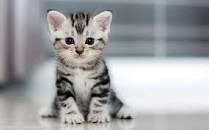
#> input picture photos/cat.jpg, 209 x 130 px
$ python basic.py
#> lines starting #> are read from the running program, lines starting #| are printed output that depends on the picture; after the words box and inside, x2 and y2 are one past the last pixel; in counts of white or black regions, pixels touching at a corner belong together
import cv2 as cv
from cv2 import erode
from cv2 import INTER_CUBIC
from numpy import ediff1d
img = cv.imread('photos/cat.jpg')
#> img is the input picture: shape (130, 209, 3); mean B, G, R 163, 161.3, 160.6
cv.imshow('cat',img)
#converting to grayscale
gray = cv.cvtColor(img, cv.COLOR_BGR2GRAY)
cv.imshow('gay',gray)

#blur
blur = cv.GaussianBlur(img, (3,3), cv.BORDER_DEFAULT )
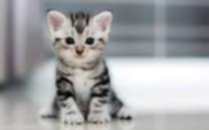
#> blur: shape (130, 209, 3); mean B, G, R 163, 161.3, 160.6
cv.imshow('Blur',blur)

#eddge cascade
edge = cv.Canny(img,125,175)
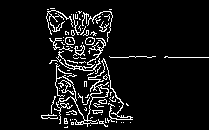
#> edge: shape (130, 209); 7.6% white in thin lines or dots, all inside (x1, y1, x2, y2) = (41, 8, 209, 128)
cv.imshow('Edge',edge)
#Dilate
dilate = cv.dilate(edge,(7,7),iterations=3)
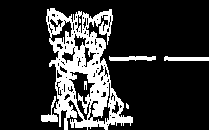
#> dilate: shape (130, 209); 19.4% white; 7 white regions (2 under 20 px), largest, box (x1, y1, x2, y2) and area: (46, 8, 133, 130) 4703, (109, 56, 156, 61) 188, (164, 56, 209, 61) 181, (41, 96, 58, 122) 151, (84, 81, 87, 90) 22
cv.imshow('Dilate',dilate)
#Eroding
erode = cv.erode(dilate,(7,7),iterations=3)
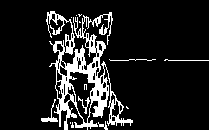
#> erode: shape (130, 209); 12.3% white; 15 white regions (9 under 20 px), largest, box (x1, y1, x2, y2) and area: (46, 11, 133, 130) 3024, (41, 99, 58, 122) 88, (78, 96, 90, 114) 56, (109, 59, 156, 61) 47, (164, 59, 209, 61) 46, (98, 121, 108, 130) 35
cv.imshow('Erode',erode)
#resizing
resized = cv.resize(img,(550,550),interpolation=cv.INTER_CUBIC)
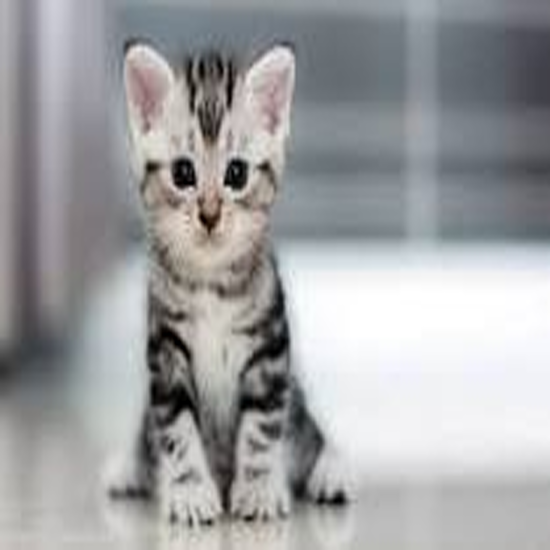
#> resized: shape (550, 550, 3); mean B, G, R 163, 161.3, 160.6
cv.imshow('resized',resized)
#crop
cropped= img[50:200,200:400]
cv.imshow('Cropped',cropped)
cv.waitKey(0)

$ run again, with photos/nyc.jpg copied over photos/cat.jpg
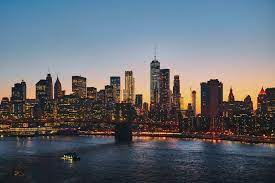
#> input picture photos/nyc.jpg, 275 x 183 px
#> img is the input picture: shape (183, 275, 3); mean B, G, R 112.1, 104.1, 99.1
#> `edge = cv.Canny(img,125,175)`:
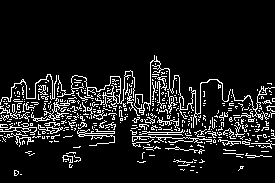
#> edge: shape (183, 275); 10.5% white in thin lines or dots, all inside (x1, y1, x2, y2) = (0, 55, 275, 176)
#> dilate: shape (183, 275); 25.4% white; 19 white regions (6 under 20 px), largest, box (x1, y1, x2, y2) and area: (0, 55, 275, 166) 12015, (173, 159, 197, 174) 202, (62, 152, 81, 171) 201
#> erode: shape (183, 275); 17.6% white; 43 white regions (33 under 20 px), largest, box (x1, y1, x2, y2) and area: (0, 58, 231, 166) 6904, (217, 86, 275, 161) 1375, (62, 155, 81, 171) 135
#> `cropped= img[50:200,200:400]`:
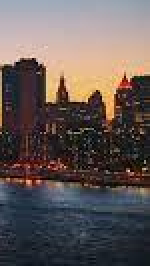
#> cropped: shape (133, 75, 3) (shown 2 times larger); mean B, G, R 86.4, 88.6, 99.9
